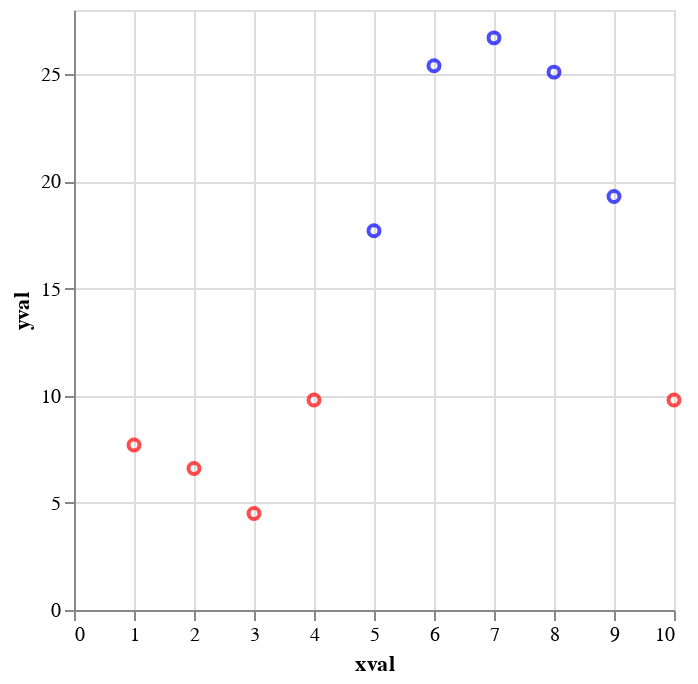

Notebook code cell kept with this figure:
### Code cell
import altair as alt
import pandas as pd

slider = alt.binding_range(min=0, max=30, step=1)
cutoff = alt.param(bind=slider, value=15)

df = pd.read_csv("mydata.csv")

alt.Chart(df).mark_point().encode(
    x='xval',
    y='yval',
    color=alt.condition(
        alt.datum.yval < cutoff,
        alt.value('red'), alt.value('blue')
    )
).add_params(
    cutoff
)

### Figure 1 — Vega-Lite specification as saved in the notebook (floating-point values rounded to 4 significant figures)
{"config": {"view": {"continuousWidth": 300, "continuousHeight": 300}}, "data": {"name": "data-0f2edc8d5b54dd1eba883bbf48e01b64"}, "mark": {"type": "point"}, "encoding": {"color": {"condition": {"test": "(datum.yval < param_4)", "value": "red"}, "value": "blue"}, "x": {"field": "xval", "type": "quantitative"}, "y": {"field": "yval", "type": "quantitative"}}, "params": [{"name": "param_4", "bind": {"input": "range", "max": 30, "min": 0, "step": 1}, "value": 15}], "$schema": "https://vega.github.io/schema/vega-lite/v5.20.1.json", "datasets": {"data-0f2edc8d5b54dd1eba883bbf48e01b64": [{"xval": 1, "yval": 7.7}, {"xval": 2, "yval": 6.6}, {"xval": 3, "yval": 4.5}, {"xval": 4, "yval": 9.8}, {"xval": 5, "yval": 17.7}, {"xval": 6, "yval": 25.4}, {"xval": 7, "yval": 26.7}, {"xval": 8, "yval": 25.1}, {"xval": 9, "yval": 19.3}, {"xval": 10, "yval": 9.8}]}}
